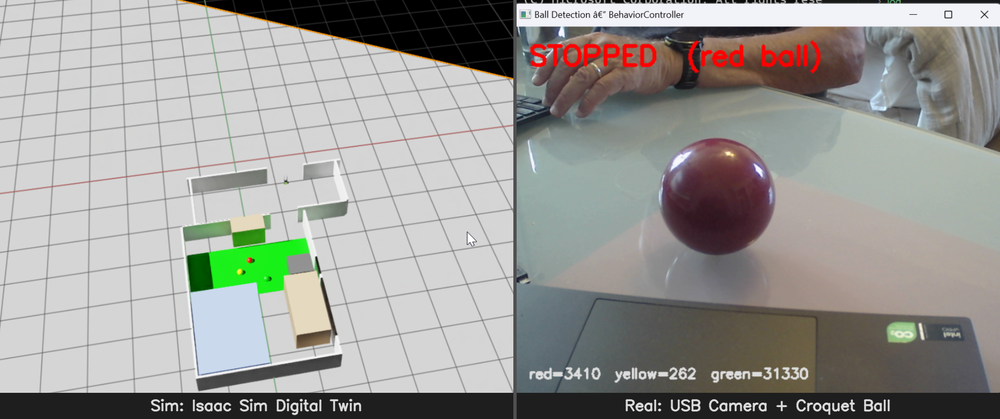
#> input picture tools/sim_vs_real_comparison.png, 1000 x 419 px, shrunk from 1835 x 768 before the run
$ python calibrate_hsv_realcam.py sim_vs_real_comparison.png --color red
#> lines starting #> are read from the running program, lines starting #| are printed output that depends on the picture
### src/nav_fleet/nav_fleet/hsv_detect.py
# Copyright 2026 Mike
# SPDX-License-Identifier: Apache-2.0
"""HSV colored-ball detection on RGB frames — pure numpy, no ROS, no OpenCV.

The algorithm is BC/isaac_project's hardware-proven HSV thresholding
(behavior_controller.py) reimplemented to this project's conventions (spec §4):
threshold in HSV, take the mask's bounding box, estimate range from apparent width via
the pinhole relation range_m = range_k / width_px. Pure so it is unit-testable on CI
runners without ROS2 (stage-1). Thresholds and range_k are per-camera CONFIG, not code.
"""
import numpy as np
import yaml

# Task 9 fix (2026-07-17): a bounding box touching (within this many px of) the frame
# border is CLIPPED — its true width extends past the frame edge, so width_px
# underestimates the ball's apparent size and range_m = range_k / width_px overshoots
# badly (a live run measured 2.9-6.7 m estimated range for a true ~1.1 m distance).
# Such detections must not drive the reaction trigger. range_m is set to NaN rather than
# omitted so callers doing a numeric range comparison (est_range <= threshold) exclude
# them automatically with no extra branching — see mission_runner._detection_cb.
EDGE_MARGIN_PX = 2


# [8 lines left out: function load_hsv_config, not called in this run]


def rgb_to_hsv(rgb):
    """Vectorized RGB uint8 [H,W,3] -> (h degrees 0-360, s 0-1, v 0-1) float arrays."""
    arr = rgb.astype(np.float64) / 255.0
    r, g, b = arr[..., 0], arr[..., 1], arr[..., 2]
    v = arr.max(axis=-1)
    c = v - arr.min(axis=-1)
    safe_c = np.where(c == 0, 1.0, c)
    h = np.where(
        c == 0, 0.0,
        np.where(v == r, ((g - b) / safe_c) % 6,
                 np.where(v == g, (b - r) / safe_c + 2, (r - g) / safe_c + 4)),
    ) * 60.0
    s = np.where(v > 0, c / np.where(v == 0, 1.0, v), 0.0)
    return h, s, v


# [36 lines left out: function detect_balls, not called in this run]

### tools/calibrate_hsv_realcam.py
# Copyright 2026 Mike
# SPDX-License-Identifier: Apache-2.0
"""One-time HSV threshold suggestion for the REAL camera (RealRobotStartup.md Part A).

hsv_gazebo.yaml's thresholds are tuned for Gazebo's rendered ball material — they have
no reason to match a real webcam's real-world color/lighting response. Unlike
tools/calibrate_ball_range.py (which calibrates range_k against Gazebo ground truth and
is sim-only, no analog exists for real hardware), there's no automated ground truth for
a real photo's HSV band, so this is a suggestion tool, not a solver: point it at a
close-up photo of the real ball (fills most of the frame, taken under the actual
deployment lighting), and it reports a threshold band from the photo's own pixel
statistics. Reuses nav_fleet.hsv_detect.rgb_to_hsv (pure numpy, already unit-tested) —
no new color-math code.

Usage: python -m tools.calibrate_hsv_realcam <photo.png> --color red
       python -m tools.calibrate_hsv_realcam <photo.png> --color yellow
Paste the printed block into a new src/nav_fleet/config/hsv_realcam.yaml (see
RealRobotStartup.md Part A) — same shape as hsv_gazebo.yaml (colors/min_pixels/range_k),
range_k stays hsv_gazebo.yaml's value unchanged (no real-camera range calibration exists
yet; the pinhole relation is a property of the camera's focal length, not per-color, so
reusing it is a reasonable starting point until a real discrepancy is observed).
"""
import argparse
import sys

import numpy as np
from PIL import Image

sys.path.insert(0, 'src/nav_fleet')
from nav_fleet.hsv_detect import rgb_to_hsv  # noqa: E402


def suggest_hsv_thresholds(rgb, crop_fraction=0.6, low_pct=5, high_pct=95):
    """Sample the center crop_fraction of an RGB image and suggest an HSV threshold
    band from its own pixel statistics. Handles hue wraparound (red sits near 0/360)
    by shifting the whole hue distribution so its median lands at 180 before taking
    percentiles, then shifting back — this avoids the naive-min/max failure where a
    band straddling the 0/360 seam reports as an enormous [0, 359] range instead of a
    tight one. Returns {'h': [lo, hi], 's_min': float, 'v_min': float}."""
    h_img, w_img = rgb.shape[:2]
    margin_h = int(h_img * (1 - crop_fraction) / 2)
    margin_w = int(w_img * (1 - crop_fraction) / 2)
    crop = rgb[margin_h:h_img - margin_h, margin_w:w_img - margin_w]

    h, s, v = rgb_to_hsv(crop)
    h_flat, s_flat, v_flat = h.flatten(), s.flatten(), v.flatten()

    shift = 180.0 - float(np.median(h_flat))
    h_shifted = (h_flat + shift) % 360.0
    lo = (np.percentile(h_shifted, low_pct) - shift) % 360.0
    hi = (np.percentile(h_shifted, high_pct) - shift) % 360.0

    return {
        'h': [round(float(lo), 1), round(float(hi), 1)],
        's_min': round(float(np.percentile(s_flat, low_pct)), 2),
        'v_min': round(float(np.percentile(v_flat, low_pct)), 2),
    }


def main():
    parser = argparse.ArgumentParser(
        description='Suggest HSV thresholds for a real-camera ball photo'
    )
    parser.add_argument('photo', help='close-up photo of the ball, fills most of frame')
    parser.add_argument('--color', required=True, choices=['red', 'yellow'])
    parser.add_argument('--crop-fraction', type=float, default=0.6,
                        help='center fraction of the photo to sample (default 0.6 — '
                             'avoids background pixels near the frame edges)')
    args = parser.parse_args()

    rgb = np.array(Image.open(args.photo).convert('RGB'))
#> rgb is the input picture: shape (419, 1000, 3); mean R, G, B 154.8, 154.5, 150.6
    result = suggest_hsv_thresholds(rgb, crop_fraction=args.crop_fraction)
#> in suggest_hsv_thresholds, `crop = rgb[margin_h:h_img - margin_h, margin_w:w_img - margin_w]`:
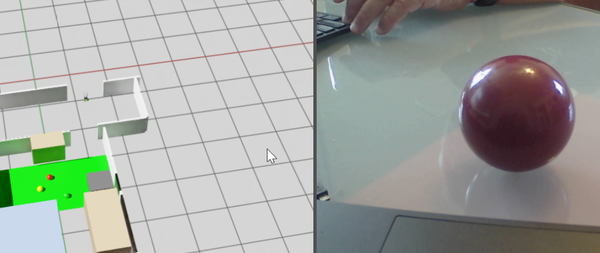
#> crop: shape (253, 600, 3); mean R, G, B 160.7, 165.9, 159.3
#> in rgb_to_hsv, `r, g, b = arr[..., 0], arr[..., 1], arr[..., 2]`:
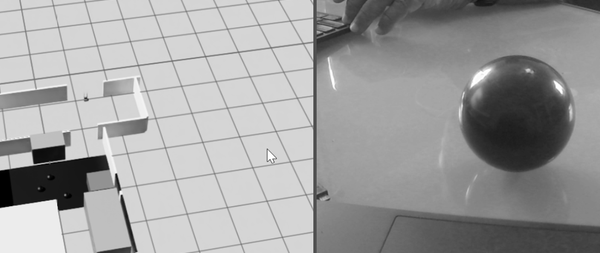
#> b: shape (253, 600) float64; min 0, max 1, mean 0.625
#> in rgb_to_hsv, `v = arr.max(axis=-1)`:
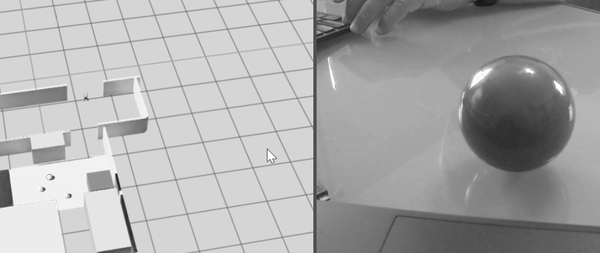
#> v: shape (253, 600) float64; min 0.0784, max 1, mean 0.668
#> in rgb_to_hsv, `c = v - arr.min(axis=-1)`:
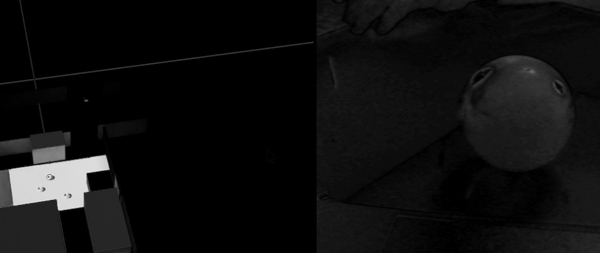
#> c: shape (253, 600) float64; min 0, max 0.894, mean 0.0595
#> in rgb_to_hsv, `safe_c = np.where(c == 0, 1.0, c)`:
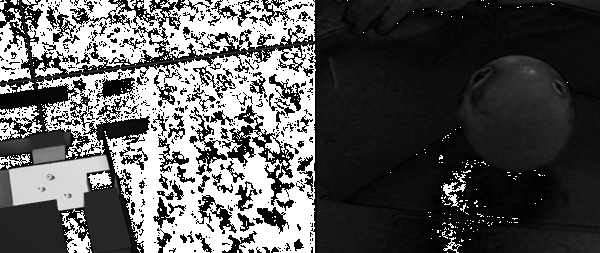
#> safe_c: shape (253, 600) float64; min 0.00392, max 1, mean 0.35
#> in rgb_to_hsv, `h = np.where( c == 0, 0.0, np.where(v == r, ((g - b) / safe_c) % 6, np..`:
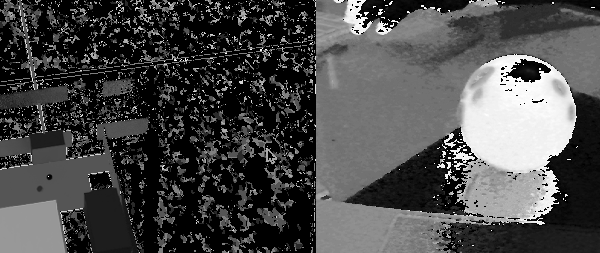
#> h: shape (253, 600) float64; min 0, max 359, mean 104.3; drawn with min black and max white
#> in rgb_to_hsv, `s = np.where(v > 0, c / np.where(v == 0, 1.0, v), 0.0)`:
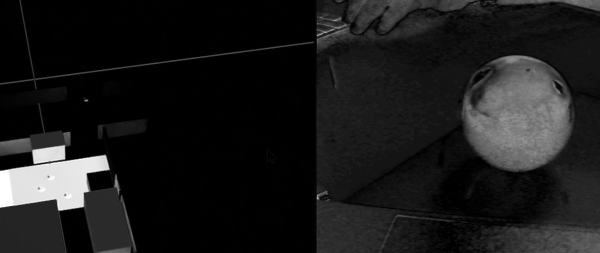
#> s: shape (253, 600) float64; min 0, max 1, mean 0.105
#> in suggest_hsv_thresholds, `shift = 180.0 - float(np.median(h_flat))`: shift = 90
#> in suggest_hsv_thresholds, `lo = (np.percentile(h_shifted, low_pct) - shift) % 360.0`: lo = 340.8
#> in suggest_hsv_thresholds, `hi = (np.percentile(h_shifted, high_pct) - shift) % 360.0`: hi = 213.5
#> result = {'h': [340.8, 213.5], 's_min': 0, 'v_min': 0.3}

    print(f'# Suggested threshold for {args.color!r} — paste into hsv_realcam.yaml,')
    print('# then verify live against ball_detector before trusting it unattended.')
    print(f"  {args.color}: {{h: {result['h']}, s_min: {result['s_min']}, "
          f"v_min: {result['v_min']}}}")
#|   red: {h: [340.8, 213.5], s_min: 0.0, v_min: 0.3}


if __name__ == '__main__':
    main()
